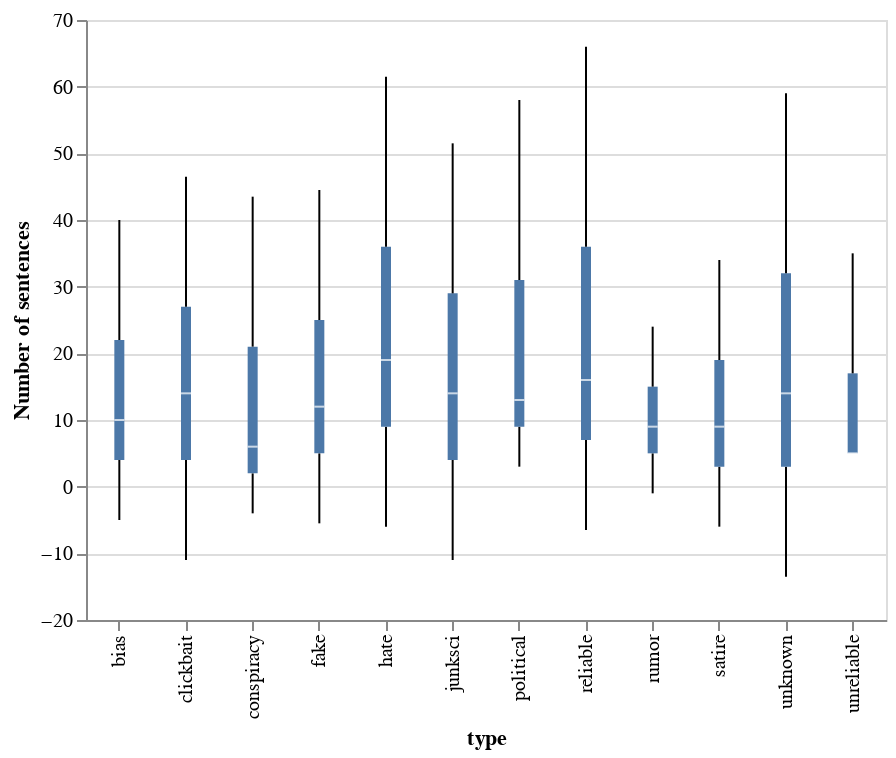

Notebook code cell kept with this figure:
### Code cell
data = pd.DataFrame(columns=['l', 'q1', 'q2', 'q3', 'h', 'type'])
data = data.append(p)

base = alt.Chart(data)

lower_plot = base.mark_rule().encode(
    y=alt.Y('l', axis=alt.Axis(title="Number of sentences")),
    y2='q1',
    x='type'
)

middle_plot = base.mark_bar(size=5.0).encode(
    y='q1',
    y2='q3',
    x='type'
)
upper_plot = base.mark_rule().encode(
    y='h',
    y2='q3',
    x='type'
)

middle_tick = base.mark_tick(
    color='white',
    size=5.0
).encode(
    y='q2',
    x='type',
)

lower_plot + middle_plot + upper_plot + middle_tick

### Figure 1 — Vega-Lite specification as saved in the notebook (floating-point values rounded to 4 significant figures)
{"$schema": "https://vega.github.io/schema/vega-lite/v2.6.0.json", "config": {"view": {"height": 300, "width": 400}}, "datasets": {"data-d871b4e86ebf845d8bf564b5fbd491f4": [{"h": 24, "l": -1, "q1": 5, "q2": 9, "q3": 15, "type": "rumor"}, {"h": 61.5, "l": -6, "q1": 9, "q2": 19, "q3": 36, "type": "hate"}, {"h": 35, "l": 5, "q1": 5, "q2": 5, "q3": 17, "type": "unreliable"}, {"h": 43.5, "l": -4, "q1": 2, "q2": 6, "q3": 21, "type": "conspiracy"}, {"h": 46.5, "l": -11, "q1": 4, "q2": 14, "q3": 27, "type": "clickbait"}, {"h": 34, "l": -6, "q1": 3, "q2": 9, "q3": 19, "type": "satire"}, {"h": 44.5, "l": -5.5, "q1": 5, "q2": 12, "q3": 25, "type": "fake"}, {"h": 66, "l": -6.5, "q1": 7, "q2": 16, "q3": 36, "type": "reliable"}, {"h": 40, "l": -5, "q1": 4, "q2": 10, "q3": 22, "type": "bias"}, {"h": 58, "l": 3, "q1": 9, "q2": 13, "q3": 31, "type": "political"}, {"h": 51.5, "l": -11, "q1": 4, "q2": 14, "q3": 29, "type": "junksci"}, {"h": 59, "l": -13.5, "q1": 3, "q2": 14, "q3": 32, "type": "unknown"}]}, "layer": [{"data": {"name": "data-d871b4e86ebf845d8bf564b5fbd491f4"}, "encoding": {"x": {"field": "type", "type": "nominal"}, "y": {"axis": {"title": "Number of sentences"}, "field": "l", "type": "quantitative"}, "y2": {"field": "q1", "type": "quantitative"}}, "mark": "rule"}, {"data": {"name": "data-d871b4e86ebf845d8bf564b5fbd491f4"}, "encoding": {"x": {"field": "type", "type": "nominal"}, "y": {"field": "q1", "type": "quantitative"}, "y2": {"field": "q3", "type": "quantitative"}}, "mark": {"size": 5, "type": "bar"}}, {"data": {"name": "data-d871b4e86ebf845d8bf564b5fbd491f4"}, "encoding": {"x": {"field": "type", "type": "nominal"}, "y": {"field": "h", "type": "quantitative"}, "y2": {"field": "q3", "type": "quantitative"}}, "mark": "rule"}, {"data": {"name": "data-d871b4e86ebf845d8bf564b5fbd491f4"}, "encoding": {"x": {"field": "type", "type": "nominal"}, "y": {"field": "q2", "type": "quantitative"}}, "mark": {"color": "white", "size": 5, "type": "tick"}}]}
